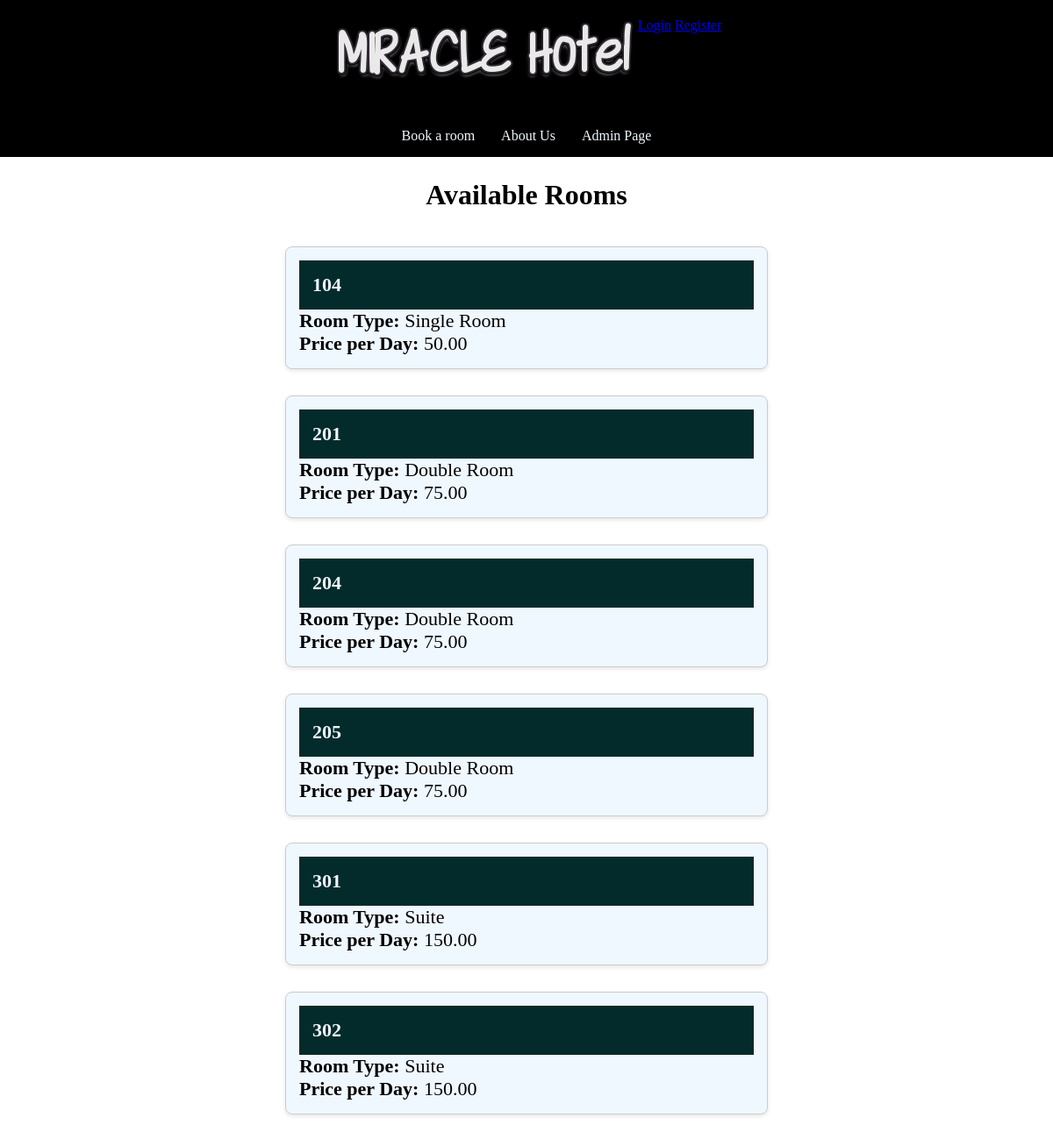
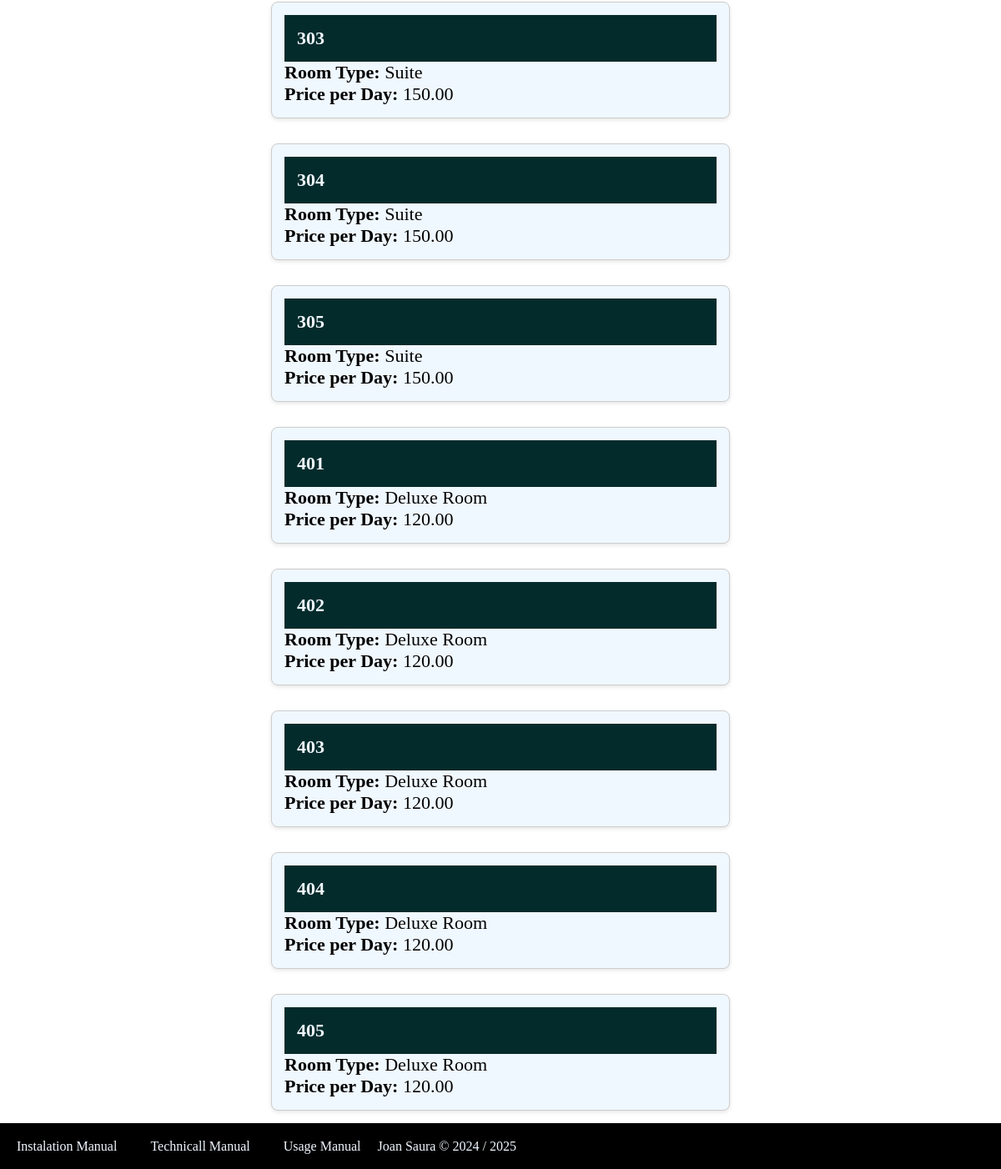
Page /files/forms/rooms/select_room_forms.php on the committed database (2 pictures, top to bottom).
### tables this page shows
CREATE TABLE `071_rooms` (
  `room_id` int(11) NOT NULL,
  `room_number` int(11) DEFAULT NULL,
  `extras_available` varchar(100) DEFAULT NULL,
  `room_type_id` int(11) DEFAULT NULL,
  `room_state` enum('dirty','clean','broken') NOT NULL DEFAULT 'clean',
  `room_status` enum('Free','on Reservation') NOT NULL DEFAULT 'Free'
);

CREATE TABLE `071_room_type` (
  `room_type_id` int(11) NOT NULL,
  `room_type_name` varchar(50) DEFAULT NULL,
  `room_type_price_per_day` decimal(10,2) DEFAULT NULL,
  `room_type_description` longtext DEFAULT NULL
);

### files/querys/rooms/select_rooms.php (called while the page is built, shortened)
<?php
include($_SERVER['DOCUMENT_ROOT'] . '/student71/dwes/files/common-files/db_connection.php');
$sql = "SELECT
    r.room_number AS room_number,
    rt.room_type_name AS room_type_name,
    rt.room_type_price_per_day AS room_price_per_day
FROM
    071_rooms r
JOIN
    071_room_type rt ON r.room_type_id = rt.room_type_id
WHERE
    r.room_status = 'Free';";
$result = mysqli_query($conn, $sql);
$rooms = array();
if ($result && mysqli_num_rows($result) > 0) {
    while ($row = mysqli_fetch_assoc($result)) {
        $rooms[] = $row;
    }
}
return $rooms;
?>

### files/forms/rooms/select_room_forms.php (the view)
<?php
$root = $_SERVER['DOCUMENT_ROOT'];
$rooms = include($root . '/student71/dwes/files/querys/rooms/select_rooms.php');
?>
<?php include($root . '/student71/dwes/files/common-files/header.php') ?>
<div id="middle-title">
    <h1>Available Rooms</h1>
</div>
<div id="info-display">
    <div id="room-list">
        <?php if (!empty($rooms)) { ?>
            <?php foreach ($rooms as $room) { ?>
                <div class="room-card">
                    <div class="name-display">
                        <h4><?php echo htmlspecialchars($room['room_number']); ?></h4>
                    </div>
                    <p><strong>Room Type:</strong> <?php echo htmlspecialchars($room['room_type_name']); ?></p>
                    <p><strong>Price per Day:</strong> <?php echo htmlspecialchars($room['room_price_per_day']); ?></p>
                </div>
            <?php } ?>
        <?php } else { ?>
            <p>No rooms found in the database.</p>
        <?php } ?>
    </div>
</div>
<?php include($root . '/student71/dwes/files/common-files/footer.php'); ?>

### files/common-files/header.php (shortened to what this page needs)
<!DOCTYPE html>
<html lang="en">
<head>
    <link rel="stylesheet" href="/student71/dwes/css/style.css">
    <link rel="stylesheet" href="/student71/dwes/css/forms.css">
</head>
<body>
    <div id="top-container">
        <div id="head">
            <a href="/student71/dwes/index.php">
                <img src="/student71/dwes/img/LogoText.png" alt="">
            </a>
                <div class="user-menu">
                    <a href="/student71/dwes/files/login.php">Login</a>
                    <a href="/student71/dwes/files/register.php">Register</a>
                </div>
        </div>
        <div id="head-menu">
            <a href="/student71/dwes/files/reservations.php">Book a room</a>
            <a href="/student71/dwes/files/about_us.php">About Us</a>
            <a href="/student71/dwes/files/admin_page.php">Admin Page</a>
        </div>
    </div>

### files/common-files/footer.php (shortened to what this page needs)
<div id="footer">
            <a href="/student71/dwes/docs/manual_instalation.html">Instalation Manual</a>
            <a href="/student71/dwes/docs/manual_technicall.html">Technicall Manual</a>
            <a href="/student71/dwes/docs/manual_usage.html">Usage Manual</a>
            <div class="author">
                <p>Joan Saura © 2024 / 2025</p>
            </div>
        </div>
</body>
</html>

### css/style.css (style rules this page uses)
* { margin: 0; padding: 0; box-sizing: border-box; }
#top-container { position: sticky; }
#head { background-color: black; color: aliceblue; display: flex; justify-content: center; padding: 20px; width: 100%; }
#head-menu { background-color: black; display: flex; justify-content: center; padding-top: 10px; }
#head-menu > a { color: aliceblue; text-decoration: none; padding: 15px; }
#footer { background-color: black; color: aliceblue; height: 55px; display: flex; align-items: center; text-align: center ; display: flex; }
#footer > a { margin: 20px; color: aliceblue; text-decoration: none; }
#footer > .author { justify-content: flex-end; }
#middle-title { width: 100%; text-align: center; padding: 25px; font-family: Cambria, Cochin, Georgia, Times, 'Times New Roman', serif; }
#info-display { display: flex; justify-content: center; }
#customers-list, #room-list { display: grid; }
.name-display { background-color: rgb(4, 43, 43); color: aliceblue; width: 100%; padding: 15px; }
.customer-card, .room-card, .reservation-card { background-color: aliceblue; margin: 15px; padding: 15px; font-size: 22px; border: 1px solid #ccc; border-radius: 8px; width: 550px; box-shadow: 0 2px 5px rgba(0, 0, 0, 0.1); }

### rows in the picture
071_rooms: room_number "104", room_type.room_type_name "Single Room", room_type.room_type_price_per_day "50.00"
071_rooms: room_number "201", room_type.room_type_name "Double Room", room_type.room_type_price_per_day "75.00"
071_rooms: room_number "204", room_type.room_type_name "Double Room", room_type.room_type_price_per_day "75.00"
071_rooms: room_number "205", room_type.room_type_name "Double Room", room_type.room_type_price_per_day "75.00"
071_rooms: room_number "301", room_type.room_type_name "Suite", room_type.room_type_price_per_day "150.00"
071_rooms: room_number "302", room_type.room_type_name "Suite", room_type.room_type_price_per_day "150.00"
071_rooms: room_number "303", room_type.room_type_name "Suite", room_type.room_type_price_per_day "150.00"
071_rooms: room_number "304", room_type.room_type_name "Suite", room_type.room_type_price_per_day "150.00"
071_rooms: room_number "305", room_type.room_type_name "Suite", room_type.room_type_price_per_day "150.00"
071_rooms: room_number "401", room_type.room_type_name "Deluxe Room", room_type.room_type_price_per_day "120.00"
071_rooms: room_number "402", room_type.room_type_name "Deluxe Room", room_type.room_type_price_per_day "120.00"
071_rooms: room_number "403", room_type.room_type_name "Deluxe Room", room_type.room_type_price_per_day "120.00"
071_rooms: room_number "404", room_type.room_type_name "Deluxe Room", room_type.room_type_price_per_day "120.00"
071_rooms: room_number "405", room_type.room_type_name "Deluxe Room", room_type.room_type_price_per_day "120.00"
